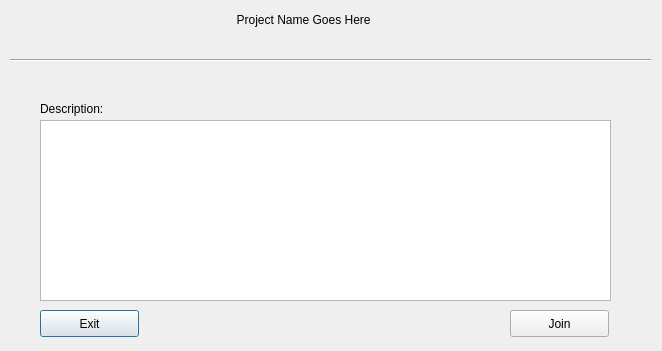
<?xml version="1.0" encoding="UTF-8"?>
<ui version="4.0">
 <class>StudentProjectView</class>
 <widget class="QDialog" name="StudentProjectView">
  <property name="geometry">
   <rect>
    <x>0</x>
    <y>0</y>
    <width>662</width>
    <height>351</height>
   </rect>
  </property>
  <property name="windowTitle">
   <string>View Project</string>
  </property>
  <widget class="QLabel" name="projectNameLbl">
   <property name="geometry">
    <rect>
     <x>220</x>
     <y>10</y>
     <width>241</width>
     <height>20</height>
    </rect>
   </property>
   <property name="text">
    <string>     Project Name Goes Here</string>
   </property>
  </widget>
  <widget class="Line" name="line">
   <property name="geometry">
    <rect>
     <x>10</x>
     <y>50</y>
     <width>641</width>
     <height>20</height>
    </rect>
   </property>
   <property name="orientation">
    <enum>Qt::Horizontal</enum>
   </property>
  </widget>
  <widget class="QTextBrowser" name="projectDescriptTb">
   <property name="geometry">
    <rect>
     <x>40</x>
     <y>120</y>
     <width>571</width>
     <height>181</height>
    </rect>
   </property>
  </widget>
  <widget class="QLabel" name="descriptionLbl">
   <property name="geometry">
    <rect>
     <x>40</x>
     <y>100</y>
     <width>91</width>
     <height>17</height>
    </rect>
   </property>
   <property name="text">
    <string>Description:</string>
   </property>
  </widget>
  <widget class="QPushButton" name="leaveProjectBtn">
   <property name="geometry">
    <rect>
     <x>40</x>
     <y>310</y>
     <width>99</width>
     <height>27</height>
    </rect>
   </property>
   <property name="text">
    <string>Exit</string>
   </property>
  </widget>
  <widget class="QPushButton" name="joinProjectBtn">
   <property name="geometry">
    <rect>
     <x>510</x>
     <y>310</y>
     <width>99</width>
     <height>27</height>
    </rect>
   </property>
   <property name="text">
    <string>Join</string>
   </property>
  </widget>
  <widget class="QLabel" name="statusLbl">
   <property name="geometry">
    <rect>
     <x>150</x>
     <y>320</y>
     <width>351</width>
     <height>20</height>
    </rect>
   </property>
   <property name="text">
    <string/>
   </property>
  </widget>
 </widget>
 <resources/>
 <connections/>
</ui>
